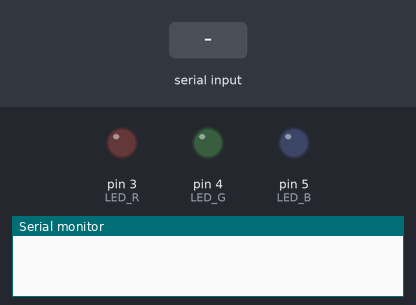
Bench run of a sketch on a simulated Arduino Uno, built with avr-gcc and run on an emulated ATmega328P. Parts: output pins drawn as LEDs (lit = HIGH), the last lines printed to the serial monitor. The inputs (shaded band) are chosen by the test bench.

Above: at 1.2 s.
1.3 s: "r" received over Serial
At 2.0 s:
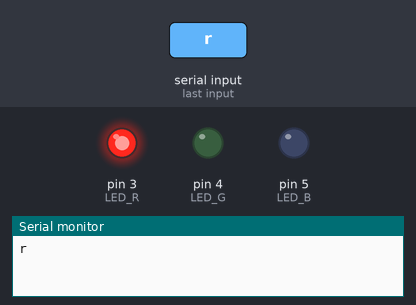
2.8 s: "g" received over Serial
At 3.1 s:
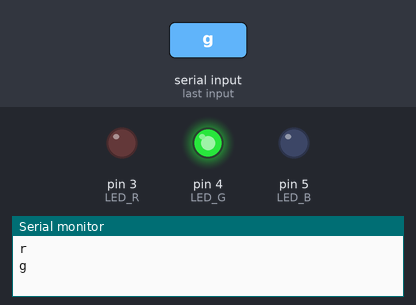
4.3 s: "b" received over Serial
At 5.5 s:
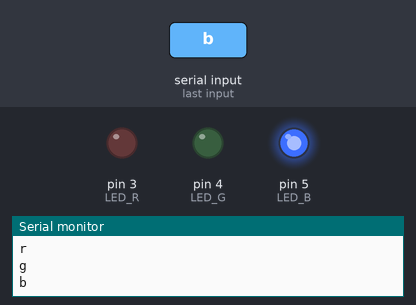
Timing chart, 0 to 7.3 s (numbered marks = the images above; inputs shaded):
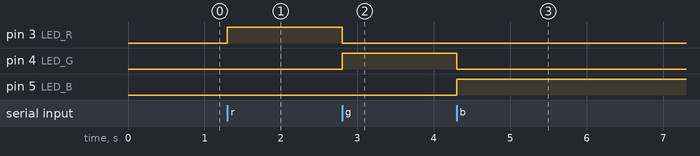

Measured:
- after the input at 1.3 s, pin 3 (LED_R): LOW → HIGH at once
- after the input at 2.8 s, pin 3 (LED_R): HIGH → LOW at once; pin 4 (LED_G): LOW → HIGH at once
- after the input at 4.3 s, pin 4 (LED_G): HIGH → LOW at once; pin 5 (LED_B): LOW → HIGH at once

The sketch:

Ejercicio_2.ino
```cpp
#define LED_R 3
#define LED_G 4
#define LED_B 5

char lectura;

void setup()
{
  Serial.begin(9600);

  pinMode(LED_R, OUTPUT);
  pinMode(LED_G, OUTPUT);
  pinMode(LED_B, OUTPUT);
}

void loop()
{
  if (Serial.available() > 0)
  {
    lectura = Serial.read();
    Serial.println(lectura);

    if (lectura == 'r')
    {
      digitalWrite(LED_R, HIGH);
      digitalWrite(LED_G, LOW);
      digitalWrite(LED_B, LOW);
    }
    else if (lectura == 'g')
    {
      digitalWrite(LED_R, LOW);
      digitalWrite(LED_G, HIGH);
      digitalWrite(LED_B, LOW);
    }
    else if (lectura == 'b')
    {
      digitalWrite(LED_R, LOW);
      digitalWrite(LED_G, LOW);
      digitalWrite(LED_B, HIGH);
    }
  }
}
```
